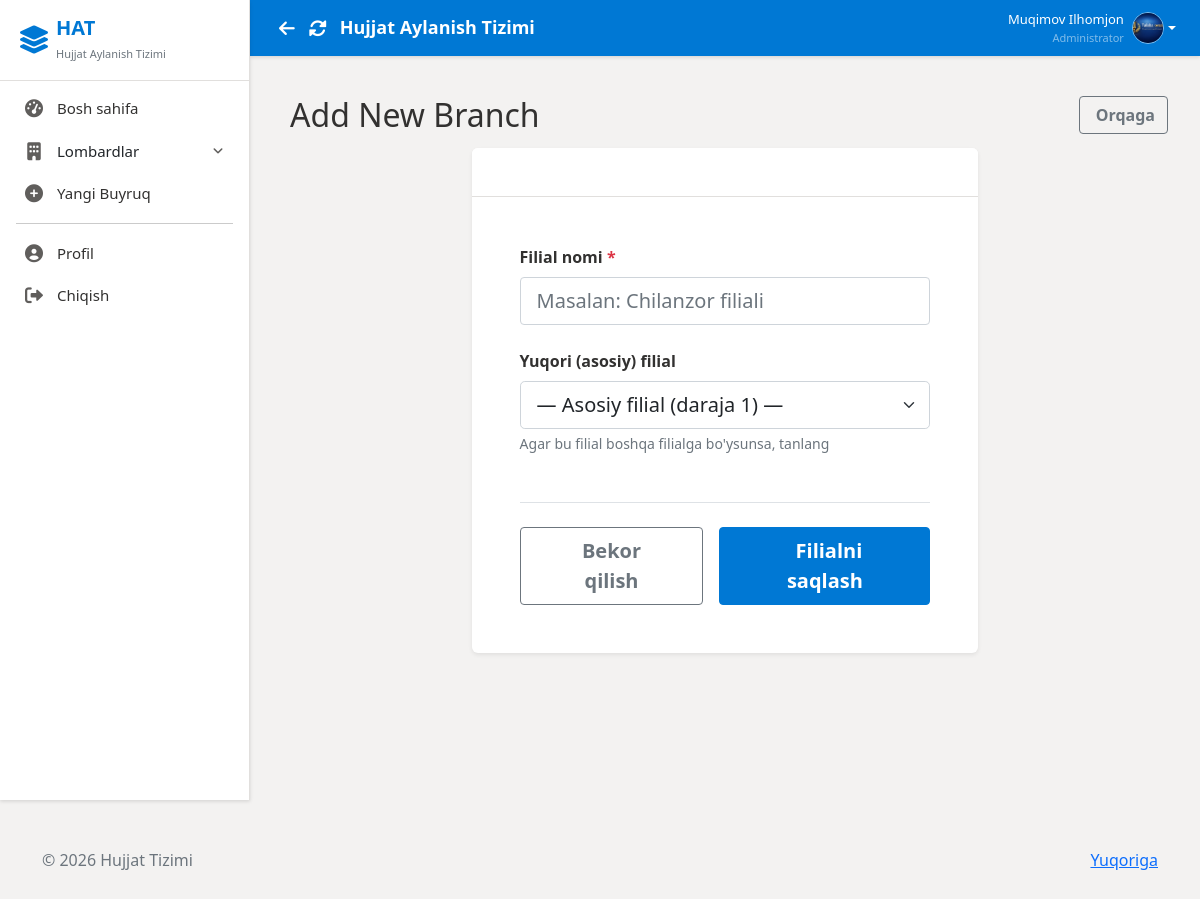
/branches/create/ (signed in), run on the app's committed database.
### users/models.py (models this page shows, shortened)
class CustomUser(AbstractUser):
    ROLE_CHOICES = (
        ('admin', 'Administrator'),
        ('employee', 'Ishchi'),
        ('director', 'Direktor'),
    )
    role = models.CharField(max_length=20, choices=ROLE_CHOICES, default='employee')
    branch = models.ManyToManyField(
        Branch,
        related_name='employees',
        blank=True
    )
    profile_image = models.ImageField(upload_to='profiles/', null=True, blank=True)
    signature_image = models.ImageField(upload_to='signatures/', null=True, blank=True)
    fingerprint_enabled = models.BooleanField(default=False, verbose_name='Fingerprint Authentication Enabled')
    middle_name = models.CharField(max_length=100, blank=True, verbose_name='Otasining ismi')
    position = models.CharField(max_length=200, blank=True, verbose_name='Lavozim')
    class Meta:
        verbose_name = 'User'
        verbose_name_plural = 'Users'

### users/views.py (the view, shortened to what this page needs)
# urls.py: path('branches/create/',         views.create_branch,        name='create_branch'),
@login_required
def create_branch(request):
    if not request.user.role == 'admin':
        messages.error(request, "You don't have access to this page")
        return redirect('dashboard')
    branches = Branch.objects.all()
    main_branches = Branch.objects.filter(parent_branch__isnull=True)
    context = {
        'main_branches': main_branches,
        'branches': branches,
        'title': 'Add New Branch',
    }
    return render(request, 'users/create_branch.html', context)

### users/context_processors.py (called while the page is built)
def sidebar_branches(request):
    branches = Branch.objects.select_related('parent_branch').prefetch_related('sub_branches')
    return {
        'sidebar_branches': branches
    }

### templates/users/create_branch.html (shortened to what this page needs)
{% extends 'base.html' %}
{% load static %}
{% block content %}
<div class="container-fluid py-4">
    <div class="row mb-4">
        <div class="col-12">
            <div class="d-flex justify-content-between align-items-center">
                <h2 class="mb-0">
                    {{ title }}
                </h2>
                <a href="{% url 'dashboard' %}" class="btn btn-outline-secondary">
                     Orqaga
                </a>
            </div>
        </div>
    </div>
    <div class="row justify-content-center">
        <div class="col-lg-8 col-xl-7">
            <div class="card shadow-sm border-0">
                <div class="card-header bg-gradient-primary text-white">
                    <h5 class="mb-0">Yangi filial qo'shish</h5>
                </div>
                <div class="card-body p-4 p-lg-5">
                    <form method="POST" class="needs-validation" novalidate>
                        <div class="row g-4">
                            <div class="col-md-12">
                                <label for="name" class="form-label fw-bold required">
                                    Filial nomi <span class="text-danger">*</span>
                                </label>
                                <input type="text"
                                       class="form-control form-control-lg"
                                       id="name"
                                       name="name"
                                       required
                                       maxlength="150"
                                       placeholder="Masalan: Chilanzor filiali"
                                       autofocus>
                            </div>
                            <div class="col-md-12">
                                <label for="parent_branch" class="form-label fw-bold">
                                    Yuqori (asosiy) filial
                                </label>
                                <select class="form-select form-select-lg"
                                        id="parent_branch"
                                        name="parent_branch">
                                    <option value="">— Asosiy filial (daraja 1) —</option>
                                </select>
                                <div class="form-text text-muted mt-1">
                                    Agar bu filial boshqa filialga bo'ysunsa, tanlang
                                </div>
                            </div>
                        </div>
                        <div class="mt-5 pt-4 border-top">
                            <div class="d-flex gap-3 justify-content-end">
                                <a href="{% url 'dashboard' %}"
                                   class="btn btn-lg btn-outline-secondary px-5">
                                    Bekor qilish
                                </a>
                                <button type="submit"
                                        class="btn btn-lg btn-primary px-5">
                                    Filialni saqlash
                                </button>
                            </div>
                        </div>
                    </form>
                </div>
            </div>
        </div>
    </div>
</div>
{% endblock %}

### templates/layouts/header.html (shortened to what this page needs)
<div class="header">
  <div class="d-flex align-items-center">
    <button onclick="history.back()" class="btn btn-link text-white p-1 me-1" title="Orqaga" style="font-size:18px; text-decoration:none;">
      <i class="fas fa-arrow-left"></i>
    </button>
    <button onclick="location.reload()" class="btn btn-link text-white p-1 me-2" title="Yangilash" style="font-size:18px; text-decoration:none;">
      <i class="fas fa-sync-alt"></i>
    </button>
    <h4>{% block header_title %}Hujjat Aylanish Tizimi{% endblock %}</h4>
  </div>
  {% if user.is_authenticated %}
  <div class="user-info">
    <div class="dropdown">
      <a href="#" class="d-flex align-items-center text-decoration-none dropdown-toggle text-white"
        data-bs-toggle="dropdown">
        <div class="text-end me-2 d-none d-md-block">
          <div class="fw-semibold" style="font-size: 13px;">{{ user.get_full_name }}</div>
          <div class="text-white-50" style="font-size: 11px;">{{ user.get_role_display }}</div>
        </div>
        {% if user.profile_image %}
        <img src="{{ user.profile_image.url }}" alt="Profile" class="user-avatar">
        {% else %}
        <div class="user-avatar bg-white text-primary d-flex align-items-center justify-content-center fw-bold">
          {{ user.first_name|first }}{{ user.last_name|first }}
        </div>
        {% endif %}
      </a>
    </div>
  </div>
  {% endif %}
</div>

### templates/base.html (style rules this page uses)
:root { --primary-color: #0078D4; --primary-hover: #005A9E; --primary-light: #C7E0F4; --secondary-color: #605E5C; --success-color: #107C41; --warning-color: #D83B01; --danger-color: #A4262C; --bg-body: #F3F2F1; --bg-surface: #FFFFFF; --text-primary: #323130; --text-secondary: #605E5C; --sidebar-bg: #FFFFFF; --sidebar-border: #E1DFDD; --sidebar-width: 250px; --header-height: 56px; --radius-md: 4px; --radius-lg: 6px; --shadow-sm: 0 1.6px 3.6px 0 rgba(0, 0, 0, 0.13), 0 0.3px 0.9px 0 rgba(0, 0, 0, 0.11); --shadow-md: 0 3.2px 7.2px 0 rgba(0, 0, 0, 0.13), 0 0.6px 1.8px 0 rgba(0, 0, 0, 0.11); }
* { margin: 0; padding: 0; box-sizing: border-box; }
body { font-family: 'Segoe UI', -apple-system, BlinkMacSystemFont, Roboto, 'Helvetica Neue', sans-serif; background-color: var(--bg-body); color: var(--text-primary); font-size: 16px; overflow: hidden; height: 100vh; }
.form-control, .btn { border-radius: var(--radius-md); font-family: inherit; }
.btn { font-weight: 600; box-shadow: none; transition: background-color 0.1s ease, color 0.1s ease; }
.btn-primary { background-color: var(--primary-color); border-color: var(--primary-color); }
.header { background: var(--primary-color); color: white; padding: 0 24px; height: var(--header-height); min-height: var(--header-height); display: flex; justify-content: space-between; align-items: center; box-shadow: var(--shadow-sm); margin-bottom: 0; flex-shrink: 0; }
.header h4 { font-size: 18px; font-weight: 600; margin: 0; }
.user-info { display: flex; align-items: center; gap: 15px; }
.user-avatar { width: 32px; height: 32px; border-radius: 50%; object-fit: cover; border: 1px solid rgba(255, 255, 255, 0.5); }
.card { border: 1px solid var(--sidebar-border); border-radius: var(--radius-lg); box-shadow: var(--shadow-sm); margin-bottom: 12px; background: var(--bg-surface); transition: box-shadow 0.2s; }
.card-header { background: var(--bg-surface); border-bottom: 1px solid var(--sidebar-border); font-weight: 600; padding: 12px 20px; border-radius: var(--radius-lg) var(--radius-lg) 0 0 !important; color: var(--primary-color); font-size: 17px; }
.mb-4 { margin-bottom: 14px !important; }

### data on the page
CustomUser: get_full_name "Muqimov Ilhomjon", role "Administrator", profile_image (picture)

### other printed values
{{ title }} "Add New Branch"
